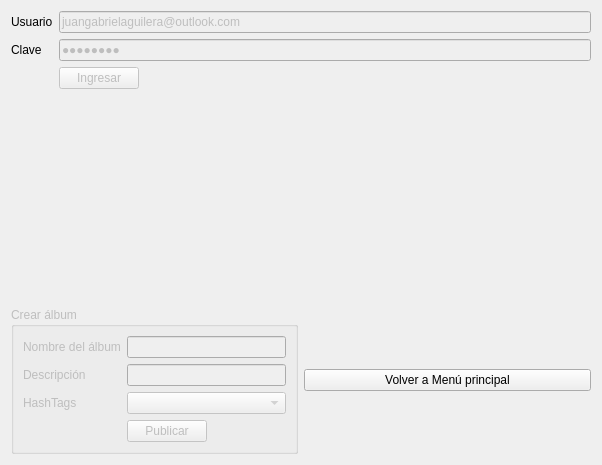
<?xml version="1.0" encoding="UTF-8"?>
<ui version="4.0">
 <class>Publicador</class>
 <widget class="QWidget" name="Publicador">
  <property name="geometry">
   <rect>
    <x>0</x>
    <y>0</y>
    <width>602</width>
    <height>465</height>
   </rect>
  </property>
  <property name="windowTitle">
   <string>FotoYa</string>
  </property>
  <layout class="QGridLayout" name="gridLayout_3">
   <item row="2" column="0">
    <widget class="QGroupBox" name="gbAlbum">
     <property name="enabled">
      <bool>false</bool>
     </property>
     <property name="title">
      <string>Crear álbum</string>
     </property>
     <layout class="QGridLayout" name="gridLayout_2">
      <item row="3" column="1">
       <widget class="QPushButton" name="pbPublicarAlbum">
        <property name="text">
         <string>Publicar</string>
        </property>
       </widget>
      </item>
      <item row="0" column="0">
       <widget class="QLabel" name="lNombreAlbum">
        <property name="text">
         <string>Nombre del álbum</string>
        </property>
       </widget>
      </item>
      <item row="1" column="0">
       <widget class="QLabel" name="lDescrAlbum">
        <property name="text">
         <string>Descripción</string>
        </property>
       </widget>
      </item>
      <item row="0" column="1" colspan="2">
       <widget class="QLineEdit" name="leNombreAlbum"/>
      </item>
      <item row="1" column="1" colspan="2">
       <widget class="QLineEdit" name="leDescrAlbum"/>
      </item>
      <item row="2" column="0">
       <widget class="QLabel" name="lHashTags">
        <property name="text">
         <string>HashTags</string>
        </property>
       </widget>
      </item>
      <item row="2" column="1" colspan="2">
       <widget class="QComboBox" name="cbHashTags"/>
      </item>
     </layout>
    </widget>
   </item>
   <item row="2" column="1">
    <widget class="QPushButton" name="pbVolver">
     <property name="text">
      <string>Volver a Menú principal</string>
     </property>
    </widget>
   </item>
   <item row="1" column="0" colspan="2">
    <widget class="WebView" name="wv" native="true"/>
   </item>
   <item row="0" column="0" colspan="2">
    <layout class="QGridLayout" name="gridLayout">
     <item row="1" column="0">
      <widget class="QLabel" name="lClave">
       <property name="text">
        <string>Clave</string>
       </property>
      </widget>
     </item>
     <item row="0" column="0">
      <widget class="QLabel" name="lUsuario">
       <property name="text">
        <string>Usuario</string>
       </property>
      </widget>
     </item>
     <item row="2" column="1">
      <widget class="QPushButton" name="pbIngresar">
       <property name="enabled">
        <bool>false</bool>
       </property>
       <property name="text">
        <string>Ingresar</string>
       </property>
      </widget>
     </item>
     <item row="2" column="2">
      <spacer name="horizontalSpacer">
       <property name="orientation">
        <enum>Qt::Horizontal</enum>
       </property>
       <property name="sizeHint" stdset="0">
        <size>
         <width>40</width>
         <height>20</height>
        </size>
       </property>
      </spacer>
     </item>
     <item row="1" column="1" colspan="2">
      <widget class="QLineEdit" name="leClave">
       <property name="enabled">
        <bool>false</bool>
       </property>
       <property name="text">
        <string>f0t0y400</string>
       </property>
       <property name="echoMode">
        <enum>QLineEdit::Password</enum>
       </property>
      </widget>
     </item>
     <item row="0" column="1" colspan="2">
      <widget class="QLineEdit" name="leUsuario">
       <property name="enabled">
        <bool>false</bool>
       </property>
       <property name="text">
        <string>juangabrielaguilera@outlook.com</string>
       </property>
      </widget>
     </item>
    </layout>
   </item>
  </layout>
 </widget>
 <customwidgets>
  <customwidget>
   <class>WebView</class>
   <extends>QWidget</extends>
   <header>webview.h</header>
   <container>1</container>
  </customwidget>
 </customwidgets>
 <tabstops>
  <tabstop>leNombreAlbum</tabstop>
  <tabstop>leDescrAlbum</tabstop>
  <tabstop>pbPublicarAlbum</tabstop>
  <tabstop>pbIngresar</tabstop>
  <tabstop>leClave</tabstop>
  <tabstop>leUsuario</tabstop>
 </tabstops>
 <resources/>
 <connections/>
</ui>
